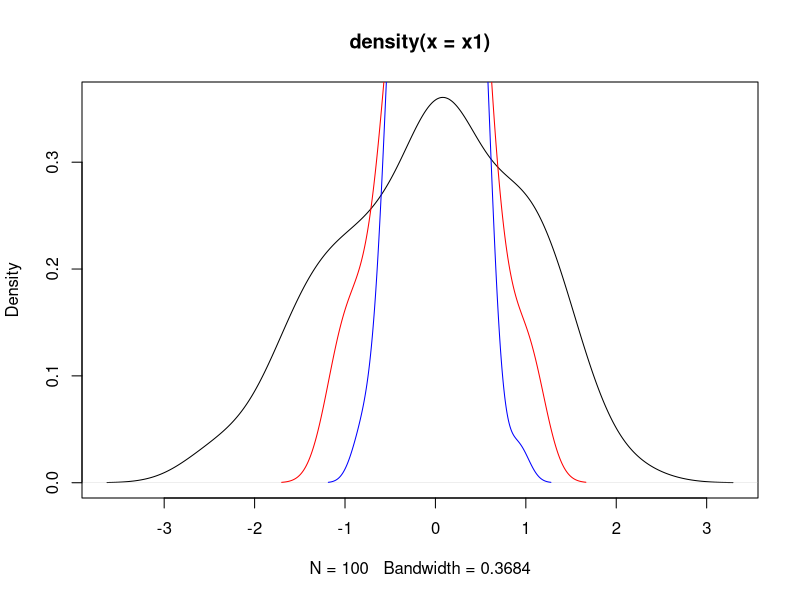

This chart was generated by the following R code: (Note: this script raises an error after producing the figure.)
x1 <- rnorm(100)
plot(density(x1), type = "l")
x2 <- numeric(100)
for (i in 1:100) {
  x2[i] <- mean(rnorm(4))
  }
lines(density(x2), col = "red")

for (i in 1:100) {
  x2[i] <- mean(rnorm(9))
}
lines(density(x2), col = "blue")

for (i in 1:100) {
  x2[i] <- mean(rnorm(25))
}
lines(density(av), col = "green")
